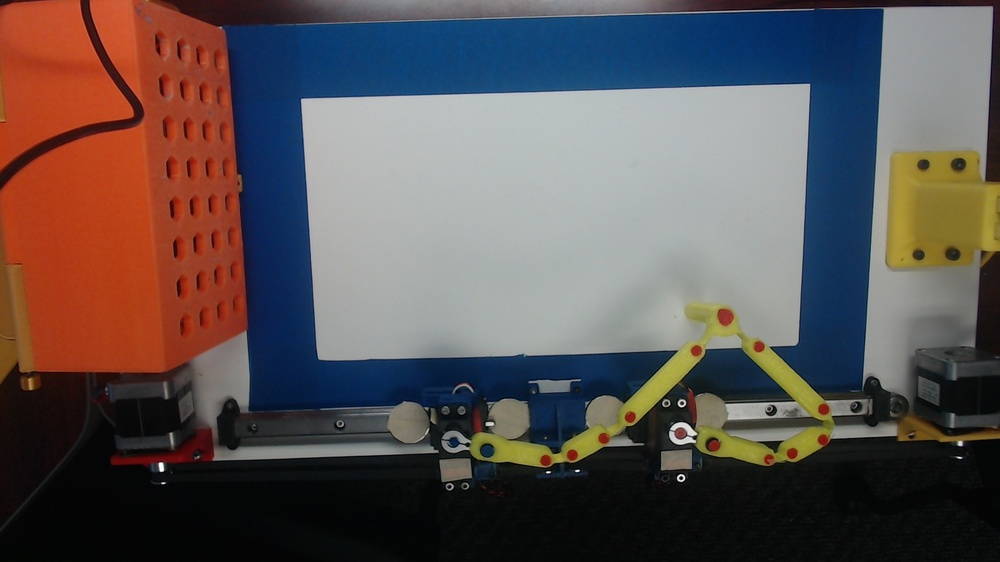
#> input picture blue.jpg, 1000 x 562 px, shrunk from 1920 x 1080 before the run
$ python -i test.py   (imports and definitions only)
#> lines starting #> are read from the running program, lines starting #| are printed output that depends on the picture; after the words box and inside, x2 and y2 are one past the last pixel; in counts of white or black regions, pixels touching at a corner belong together
#> further down, picture is the input picture: shape (562, 1000, 3); mean B, G, R 82.6, 83, 92
import cv2
import numpy as np


def getContours(img,cThr=[100,100], showCanny=False, minArea=1000, filter = 0, draw = False):
#> called with showCanny = False, minArea = 1000, filter = 0, draw = False
    imgGray = cv2.cvtColor(img, cv2.COLOR_BGR2GRAY)
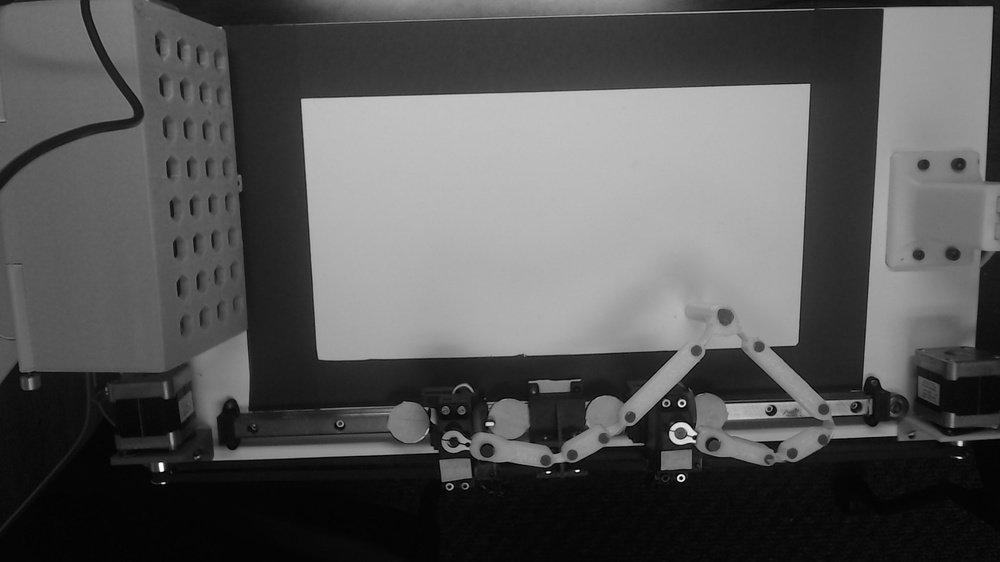
#> imgGray: shape (562, 1000); min 0, max 255, mean 85.6
    imgBlur = cv2.GaussianBlur(imgGray, (5,5), 1)
    imgCanny = cv2.Canny(imgBlur, cThr[0], cThr[1])
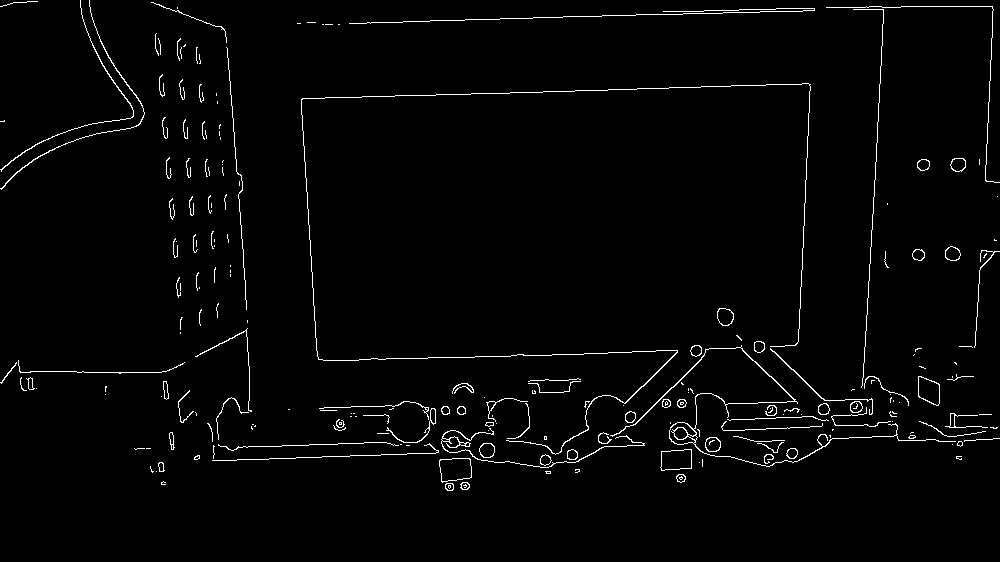
#> imgCanny: shape (562, 1000); 2% white in thin lines or dots, all inside (x1, y1, x2, y2) = (0, 0, 1000, 491)
    kernel = np.ones((5,5))
    imgDial = cv2.dilate(imgCanny, kernel, iterations = 3)
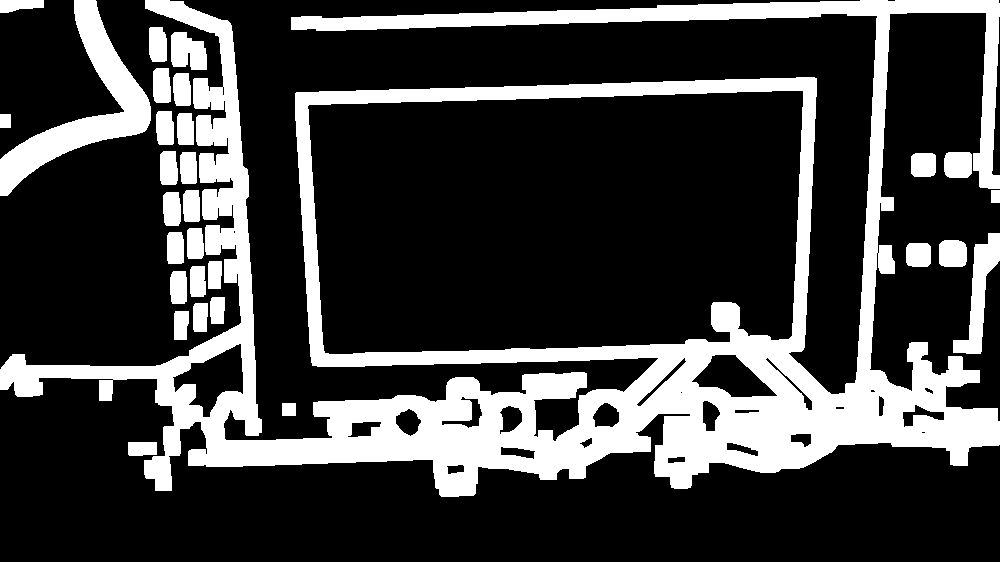
#> imgDial: shape (562, 1000); 24.3% white; 30 white regions, largest, box (x1, y1, x2, y2) and area: (0, 0, 1000, 497) 112958, (0, 0, 151, 196) 7767, (953, 233, 1000, 354) 2138
    imgThre = cv2.erode(imgDial, kernel, iterations = 2)
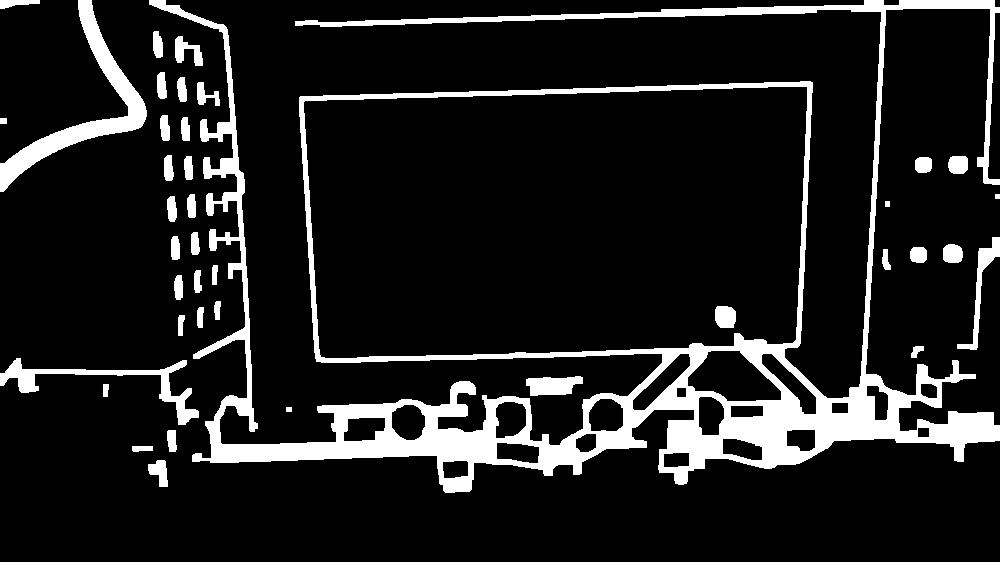
#> imgThre: shape (562, 1000); 12.2% white; 40 white regions
    if showCanny: cv2.imshow('Countours', imgThre)

    countours, hierarchy = cv2.findContours(imgThre, cv2.RETR_EXTERNAL, cv2.CHAIN_APPROX_SIMPLE)
#> countours = 39 contours, 1 with area under 20; largest, box (x1, y1, x2, y2) and area: (149, 0, 1000, 493) 188506, (0, 0, 147, 192) 4550, (0, 358, 199, 425) 1976, (957, 237, 1000, 350) 797, (526, 376, 583, 396) 777
    finalCountours = []

    for i in countours:
        area = cv2.contourArea(i)
        if area > minArea:
            peri = cv2.arcLength(i, True)
            approx = cv2.approxPolyDP(i, 0.02*peri, True)
            bbox = cv2.boundingRect(approx)
            if filter > 0:
                if len(approx) == filter:
                    finalCountours.append(len(approx),area, approx, bbox, i)
                else:
                    finalCountours.append(len(approx), area, approx, bbox, i)
        finalCountours = sorted(finalCountours, key = lambda x:x[1] , reverse = True)
        if draw:
            for con in finalCountours:
                cv2.drawContours(img, con[4], -1, (0,0,255), 3)

        return img, finalCountours
#> this loop made 1 pass
#> area on pass 1: 299
#> after the loop, finalCountours = []

>>> import cv2
>>> picture = cv2.imread('blue.jpg')
>>> result = getContours(picture)
